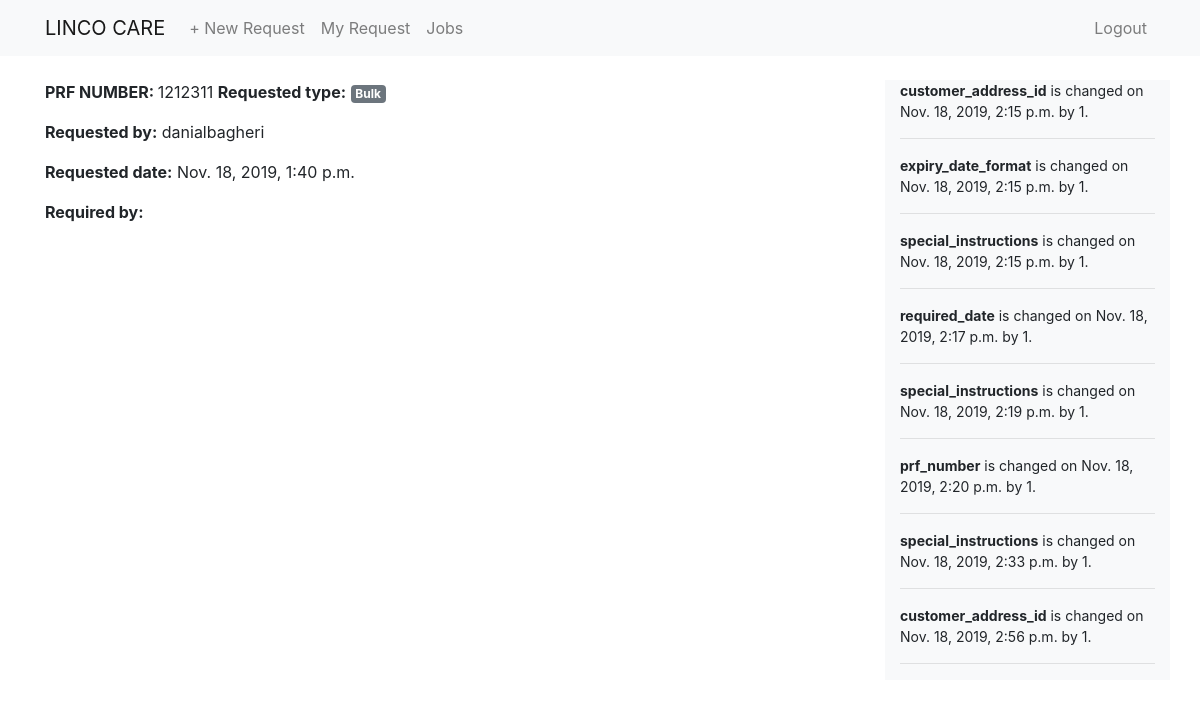
Page /jobs/all-jobs/1 (signed in) on the committed database.
### web/models.py (models this page shows, shortened)
class ModelDiffMixin(models.Model):
    def __init__(self, *args, **kwargs):
        super(ModelDiffMixin, self).__init__(*args, **kwargs)
        self.__initial = self._dict
    @property
    def _dict(self):
        return model_to_dict(self, fields=[field.name for field in
                             self._meta.fields])
    class Meta:
        abstract = True

class ProductionJob(ModelDiffMixin):
    SHRINK_WRAP = (
        ('Standard Clear', 'Standard Clear'),
        ('Black', 'Black'),
        ('Security Tape', 'Security Tape'),
    )
    STATUS = (
        ('Pending', 'Pending'),
        ('Open', 'Open'),
        ('Reviewing', 'Reviewing'),
        ('On-Hold', 'On-Hold'),
        ('Awaiting Information', 'Awaiting Information'),
        ('In progress', 'In progress'),
        ('Complete', 'Complete'),
    )
    PALLET_TYPE = (
        ('Standard', 'Standard'),
        ('Europe ', 'Europe'),
        ('Chap', 'Chap'),
        ('Heat Treated', 'Heat Treated'),
        ('Other', 'Other'),
    )
    prf_number = models.IntegerField(null=True, unique=True)
    customer_name = models.ForeignKey(
        Customer, on_delete=models.SET_NULL, blank=True, null=True)
    requested_date = models.DateTimeField(auto_now_add=True)
    requested_by = models.ForeignKey(
        User, on_delete=models.CASCADE, blank=True, null=True)
    customer_address_id = models.CharField(
        max_length=80, blank=True, null=True)
    request_type = models.ManyToManyField(RequestType, blank=True)
    date_issued = models.DateField(auto_now_add=True)
    required_date = models.DateField(auto_now_add=False)
    expected_completion_date = models.DateField(
        auto_now_add=True, blank=True, null=True)
    completion_date = models.DateField(auto_now_add=False, blank=True, null=True)
    production_list = models.ManyToManyField(
        ProductionList, blank=True)
    pallet_type = models.CharField(
        max_length=30, choices=PALLET_TYPE, blank=True, null=True)
    expiry_date_format = models.CharField(
        max_length=30, blank=True, null=True)
    shrink_wrap = models.CharField(
        max_length=30, choices=SHRINK_WRAP, blank=True, null=True)
    special_instructions = models.TextField(blank=True, null=True)
    status = models.CharField(
        max_length=30, choices=STATUS, blank=True, null=True)
    address_label = models.BooleanField(default=False)

class RequestType(models.Model):
    name = models.CharField(max_length=50)
    def __str__(self):
        return self.name

class ModelChangeLogsModel(models.Model):
    user_id = models.BigIntegerField(null=False, blank=True, db_index=True)
    table_name = models.CharField(max_length=132, null=True, blank=True)
    table_id = models.BigIntegerField(null=True, blank=True, db_index=True)
    table_row = models.CharField(max_length=132, null=True, blank=True)
    data = models.TextField(null=True, blank=True)
    action = models.CharField(max_length=16, null=False, blank=True)  # saved or deleted
    timestamp = models.DateTimeField(null=False, blank=True)
    class Meta:
        app_label = "web"
        db_table = "model_change_logs"

### web/views.py (the view)
# urls.py: path('jobs/all-jobs/<int:job_id>', single_job, name="single-job")
@login_required(login_url='/user/login/')
def single_job(request, job_id):
    production_job =ProductionJob.objects.get(id=job_id)
    logs = ModelChangeLogsModel.objects.filter(table_name="ProductionJob", table_id=production_job.pk)
    args = {
        "job": production_job,
        "logs": logs
    }
    return render(request, "jobs/single_job.html", args)

### templates/jobs/single_job.html (shortened to what this page needs)
{% extends "base.html" %}
{% block content %}
<div class="container mt-4">
    <div class="row">
        <div class="col-9">
            <p><strong>PRF NUMBER: </strong>{{ job.prf_number }}
                <strong>Requested type:</strong>
                {% for types in job.request_type.all %}
                <span class="badge badge-secondary">{{ types }}</span></p>
                {% endfor %}
            <p><strong>Requested by:</strong> {{ job.requested_by }}</p>
            <p><strong>Requested date:</strong> {{ job.requested_date }}</p>
            <p><strong>Required by:</strong></p>
        </div>
        <div class="col-3 bg-light">
            {% for log in logs %}
                <p style="font-size:14px"><strong>{{ log.table_row}}</strong> is changed on {{ log.timestamp }} by {{ log.user_id }}.</p>
                <hr />
            {% endfor %}
        </div>
    </div>
</div>
{% endblock content %}

### rows in the picture
ProductionJob: prf_number "1212311", requested_by "danialbagheri", requested_date "Nov. 18, 2019, 1:40 p.m."
RequestType: name "Bulk"
ModelChangeLogsModel: table_row "customer_address_id", timestamp "Nov. 18, 2019, 2:15 p.m.", user_id "1"
ModelChangeLogsModel: table_row "expiry_date_format", timestamp "Nov. 18, 2019, 2:15 p.m.", user_id "1"
ModelChangeLogsModel: table_row "special_instructions", timestamp "Nov. 18, 2019, 2:15 p.m.", user_id "1"
ModelChangeLogsModel: table_row "required_date", timestamp "Nov. 18, 2019, 2:17 p.m.", user_id "1"
ModelChangeLogsModel: table_row "special_instructions", timestamp "Nov. 18, 2019, 2:19 p.m.", user_id "1"
ModelChangeLogsModel: table_row "prf_number", timestamp "Nov. 18, 2019, 2:20 p.m.", user_id "1"
ModelChangeLogsModel: table_row "special_instructions", timestamp "Nov. 18, 2019, 2:33 p.m.", user_id "1"
ModelChangeLogsModel: table_row "customer_address_id", timestamp "Nov. 18, 2019, 2:56 p.m.", user_id "1"
